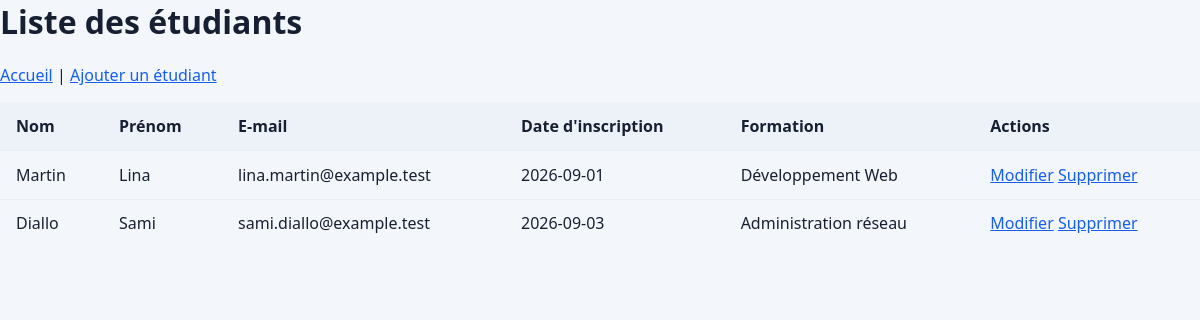
Page /etudiants/index.php on the committed database.
### tables this page shows
CREATE TABLE IF NOT EXISTS etudiants (
    id_etudiant INT UNSIGNED AUTO_INCREMENT PRIMARY KEY,
    nom VARCHAR(80) NOT NULL,
    prenom VARCHAR(80) NOT NULL,
    email VARCHAR(190) NOT NULL UNIQUE,
    date_inscription DATE NOT NULL,
    formation_id INT UNSIGNED NOT NULL,
    CONSTRAINT fk_etudiants_formation
        FOREIGN KEY (formation_id) REFERENCES formations (id_formation)
        ON UPDATE CASCADE ON DELETE RESTRICT
);

CREATE TABLE IF NOT EXISTS formations (
    id_formation INT UNSIGNED AUTO_INCREMENT PRIMARY KEY,
    nom VARCHAR(120) NOT NULL,
    description TEXT NOT NULL,
    duree_heures SMALLINT UNSIGNED NOT NULL
);

### etudiants/index.php (the view, shortened to what this page needs)
<?php
require_once('../database/connexion.php');
$requete = $pdo->query(
    "SELECT etudiants.*, formations.nom AS formation
     FROM etudiants
     JOIN formations ON etudiants.formation_id = formations.id_formation"
);
$etudiants = $requete->fetchAll(PDO::FETCH_ASSOC);
?>
<!DOCTYPE html>
<html lang="fr">
<head>
    <link rel="stylesheet" href="../assets/style.css">
</head>
<body>
    <h1>Liste des étudiants</h1>
    <p><a href="../">Accueil</a> | <a href="create.php">Ajouter un étudiant</a></p>
    <table>
        <tr><th>Nom</th><th>Prénom</th><th>E-mail</th><th>Date d'inscription</th><th>Formation</th><th>Actions</th></tr>
        <?php foreach ($etudiants as $etudiant) { ?>
            <tr>
                <td><?= htmlspecialchars($etudiant['nom']) ?></td>
                <td><?= htmlspecialchars($etudiant['prenom']) ?></td>
                <td><?= htmlspecialchars($etudiant['email']) ?></td>
                <td><?= htmlspecialchars($etudiant['date_inscription']) ?></td>
                <td><?= htmlspecialchars($etudiant['formation']) ?></td>
                <td>
                    <a href="edit.php?id=<?= $etudiant['id_etudiant'] ?>">Modifier</a>
                    <a href="delete.php?id=<?= $etudiant['id_etudiant'] ?>">Supprimer</a>
                </td>
            </tr>
        <?php } ?>
    </table>
</body>
</html>

### assets/style.css (style rules this page uses)
:root { color-scheme: light; font-family: system-ui, -apple-system, "Segoe UI", sans-serif; color: #172033; background: #f3f6fb; }
* { box-sizing: border-box; }
body { margin: 0; }
a { color: #155eef; }
h1 { margin-top: 0; }
table { width: 100%; border-collapse: collapse; }
th, td { padding: 0.8rem 1rem; text-align: left; vertical-align: top; border-bottom: 1px solid #e8edf4; }
th { background: #edf2f8; white-space: nowrap; }
tr:last-child td { border-bottom: 0; }

### rows in the picture
etudiants: nom "Martin", prenom "Lina", email "lina.martin@example.test", date_inscription "2026-09-01", formation.nom "Développement Web"
etudiants: nom "Diallo", prenom "Sami", email "sami.diallo@example.test", date_inscription "2026-09-03", formation.nom "Administration réseau"
